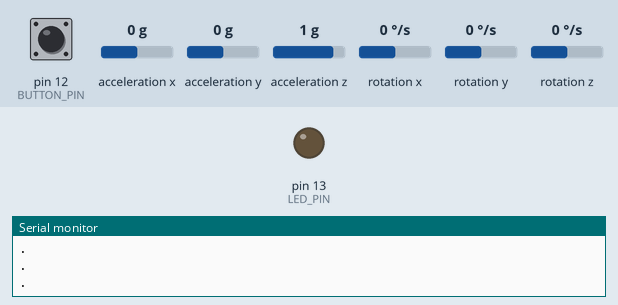
This sketch was run on a simulated Arduino Uno, built with avr-gcc and run on an emulated ATmega328P. On the bench: output pins drawn as LEDs (lit = HIGH), the last lines printed to the serial monitor. Inputs (shaded band) come from the test bench; at power-on: pin 12 (BUTTON_PIN) LOW, acceleration x 0 g, acceleration y 0 g, acceleration z 1 g, rotation x 0 °/s, rotation y 0 °/s, rotation z 0 °/s.

Above: at 1.2 s.
1.3 s: pin 12 (BUTTON_PIN) pulled HIGH for 0.15 s
At 2.6 s:
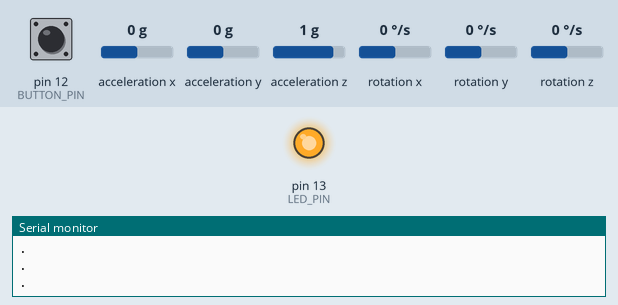
2.9 s: pin 12 (BUTTON_PIN) pulled HIGH for 1 s
At 3.71 s:
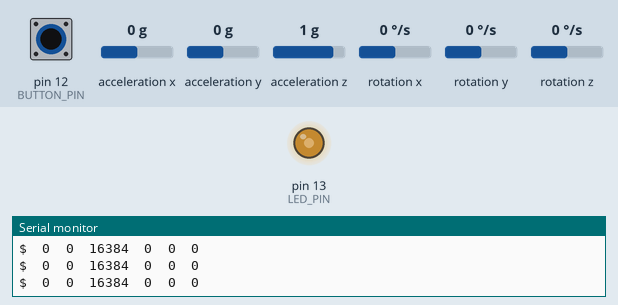
Timing chart, 0 to 5.9 s (numbered marks = the images above; inputs shaded):
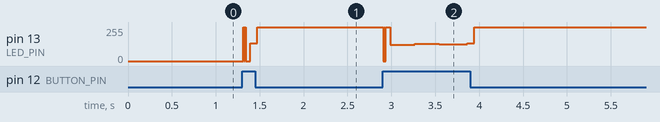

The sketch:

MPU6050.ino
```cpp
// I2C device class (I2Cdev) demonstration Arduino sketch for MPU6050 class
// 10/7/2011 by Jeff Rowberg <jeff@rowberg.net>
// Updates should (hopefully) always be available at https://github.com/jrowberg/i2cdevlib
//
// Changelog:
//      2013-05-08 - added multiple output formats
//                 - added seamless Fastwire support
//      2011-10-07 - initial release

/* ============================================
I2Cdev device library code is placed under the MIT license
Copyright (c) 2011 Jeff Rowberg

Permission is hereby granted, free of charge, to any person obtaining a copy
of this software and associated documentation files (the "Software"), to deal
in the Software without restriction, including without limitation the rights
to use, copy, modify, merge, publish, distribute, sublicense, and/or sell
copies of the Software, and to permit persons to whom the Software is
furnished to do so, subject to the following conditions:

The above copyright notice and this permission notice shall be included in
all copies or substantial portions of the Software.

THE SOFTWARE IS PROVIDED "AS IS", WITHOUT WARRANTY OF ANY KIND, EXPRESS OR
IMPLIED, INCLUDING BUT NOT LIMITED TO THE WARRANTIES OF MERCHANTABILITY,
FITNESS FOR A PARTICULAR PURPOSE AND NONINFRINGEMENT. IN NO EVENT SHALL THE
AUTHORS OR COPYRIGHT HOLDERS BE LIABLE FOR ANY CLAIM, DAMAGES OR OTHER
LIABILITY, WHETHER IN AN ACTION OF CONTRACT, TORT OR OTHERWISE, ARISING FROM,
OUT OF OR IN CONNECTION WITH THE SOFTWARE OR THE USE OR OTHER DEALINGS IN
THE SOFTWARE.
===============================================
*/

// I2Cdev and MPU6050 must be installed as libraries, or else the .cpp/.h files
// for both classes must be in the include path of your project
#include "I2Cdev.h"
#include "MPU6050.h"

// Arduino Wire library is required if I2Cdev I2CDEV_ARDUINO_WIRE implementation
// is used in I2Cdev.h
#if I2CDEV_IMPLEMENTATION == I2CDEV_ARDUINO_WIRE
    #include "Wire.h"
#endif

// class default I2C address is 0x68
// specific I2C addresses may be passed as a parameter here
// AD0 low = 0x68 (default for InvenSense evaluation board)
// AD0 high = 0x69
MPU6050 accelgyro;
//MPU6050 accelgyro(0x69); // <-- use for AD0 high

int16_t ax, ay, az;
int16_t gx, gy, gz;


// uncomment "OUTPUT_READABLE_ACCELGYRO" if you want to see a tab-separated
// list of the accel X/Y/Z and then gyro X/Y/Z values in decimal. Easy to read,
// not so easy to parse, and slow(er) over UART.
#define OUTPUT_READABLE_ACCELGYRO

// uncomment "OUTPUT_BINARY_ACCELGYRO" to send all 6 axes of data as 16-bit
// binary, one right after the other. This is very fast (as fast as possible
// without compression or data loss), and easy to parse, but impossible to read
// for a human.
//#define OUTPUT_BINARY_ACCELGYRO


#define LED_PIN 13
#define BUTTON_PIN 12
int buttonState = 0;
bool blinkState = false;
uint8_t packet[8] = { '$', 0, 0, 0, 0, 0, 0,'\n' };

void setup() {
    // join I2C bus (I2Cdev library doesn't do this automatically)
    #if I2CDEV_IMPLEMENTATION == I2CDEV_ARDUINO_WIRE
        Wire.begin();
    #elif I2CDEV_IMPLEMENTATION == I2CDEV_BUILTIN_FASTWIRE
        Fastwire::setup(400, true);
    #endif

    // initialize serial communication
    // (38400 chosen because it works as well at 8MHz as it does at 16MHz, but
    // it's really up to you depending on your project)
    Serial.begin(115200);

    // initialize device
    //Serial.println("Initializing I2C devices...");
    accelgyro.initialize();

    // verify connection
    //Serial.println("Testing device connections...");
    //Serial.println(accelgyro.testConnection() ? "MPU6050 connection successful" : "MPU6050 connection failed");

    // use the code below to change accel/gyro offset values
    /*
    Serial.println("Updating internal sensor offsets...");
    // -76	-2359	1688	0	0	0
    Serial.print(accelgyro.getXAccelOffset()); Serial.print("\t"); // -76
    Serial.print(accelgyro.getYAccelOffset()); Serial.print("\t"); // -2359
    Serial.print(accelgyro.getZAccelOffset()); Serial.print("\t"); // 1688
    Serial.print(accelgyro.getXGyroOffset()); Serial.print("\t"); // 0
    Serial.print(accelgyro.getYGyroOffset()); Serial.print("\t"); // 0
    Serial.print(accelgyro.getZGyroOffset()); Serial.print("\t"); // 0
    Serial.print("\n");
    accelgyro.setXGyroOffset(220);
    accelgyro.setYGyroOffset(76);
    accelgyro.setZGyroOffset(-85);
    Serial.print(accelgyro.getXAccelOffset()); Serial.print("\t"); // -76
    Serial.print(accelgyro.getYAccelOffset()); Serial.print("\t"); // -2359
    Serial.print(accelgyro.getZAccelOffset()); Serial.print("\t"); // 1688
    Serial.print(accelgyro.getXGyroOffset()); Serial.print("\t"); // 0
    Serial.print(accelgyro.getYGyroOffset()); Serial.print("\t"); // 0
    Serial.print(accelgyro.getZGyroOffset()); Serial.print("\t"); // 0
    Serial.print("\n");
    */

    // configure button and LED pin for output
    pinMode(LED_PIN, OUTPUT);
    pinMode(BUTTON_PIN, INPUT);

}

void loop() {
    buttonState = digitalRead(BUTTON_PIN);
    // read raw accel/gyro measurements from device
    accelgyro.getMotion6(&ax, &ay, &az, &gx, &gy, &gz);

    // these methods (and a few others) are also available
    //accelgyro.getAcceleration(&ax, &ay, &az);
    //accelgyro.getRotation(&gx, &gy, &gz);

    if (buttonState == HIGH){
      #ifdef OUTPUT_READABLE_ACCELGYRO
        // display tab-separated accel/gyro x/y/z values
        Serial.print("$");Serial.print("\t");
        Serial.print(ax); Serial.print("\t");
        Serial.print(ay); Serial.print("\t");
        Serial.print(az); Serial.print("\t");
        Serial.print(gx); Serial.print("\t");
        Serial.print(gy); Serial.print("\t");
        Serial.print(gz); Serial.print("\t");
        Serial.print("\n");
      #endif

      #ifdef OUTPUT_BINARY_ACCELGYRO
        Serial.write("$");
        Serial.write((uint8_t)(ax >> 8)); Serial.write((uint8_t)(ax & 0xFF));
        Serial.write((uint8_t)(ay >> 8)); Serial.write((uint8_t)(ay & 0xFF));
        Serial.write((uint8_t)(az >> 8)); Serial.write((uint8_t)(az & 0xFF));
        Serial.write((uint8_t)(gx >> 8)); Serial.write((uint8_t)(gx & 0xFF));
        Serial.write((uint8_t)(gy >> 8)); Serial.write((uint8_t)(gy & 0xFF));
        Serial.write((uint8_t)(gz >> 8)); Serial.write((uint8_t)(gz & 0xFF));
        Serial.write("\n");
      #endif

      // blink LED to indicate activity
      blinkState = !blinkState;
      digitalWrite(LED_PIN, blinkState);
    } else
      Serial.print(".\n");

    delay(5);


}
```

Measured:
- after the input at 1.3 s, pin 13 (LED_PIN): 0/255 → 132/255 at once, → 255/255 0.16 s later
